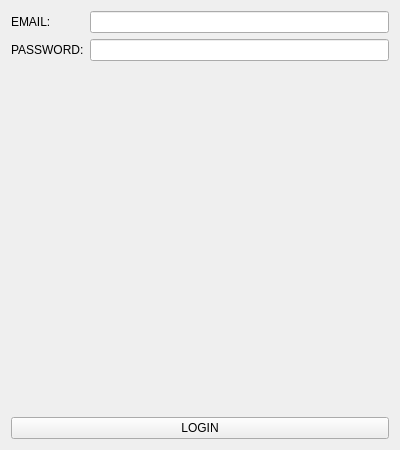
<?xml version="1.0" encoding="UTF-8"?>
<ui version="4.0">
 <class>Login</class>
 <widget class="QWidget" name="Login">
  <property name="geometry">
   <rect>
    <x>0</x>
    <y>0</y>
    <width>400</width>
    <height>450</height>
   </rect>
  </property>
  <property name="sizePolicy">
   <sizepolicy hsizetype="Preferred" vsizetype="MinimumExpanding">
    <horstretch>0</horstretch>
    <verstretch>0</verstretch>
   </sizepolicy>
  </property>
  <property name="windowTitle">
   <string>Form</string>
  </property>
  <property name="styleSheet">
   <string notr="true"/>
  </property>
  <layout class="QGridLayout" name="gridLayout">
   <item row="0" column="0">
    <layout class="QFormLayout" name="formLayout">
     <item row="0" column="1">
      <widget class="QLineEdit" name="le_email"/>
     </item>
     <item row="1" column="1">
      <widget class="QLineEdit" name="le_password">
       <property name="echoMode">
        <enum>QLineEdit::Password</enum>
       </property>
      </widget>
     </item>
     <item row="0" column="0">
      <widget class="QLabel" name="label">
       <property name="text">
        <string>EMAIL:</string>
       </property>
      </widget>
     </item>
     <item row="1" column="0">
      <widget class="QLabel" name="label_2">
       <property name="text">
        <string>PASSWORD:</string>
       </property>
      </widget>
     </item>
    </layout>
   </item>
   <item row="1" column="0">
    <widget class="QPushButton" name="pushButton">
     <property name="text">
      <string>LOGIN</string>
     </property>
    </widget>
   </item>
  </layout>
 </widget>
 <resources/>
 <connections/>
</ui>
